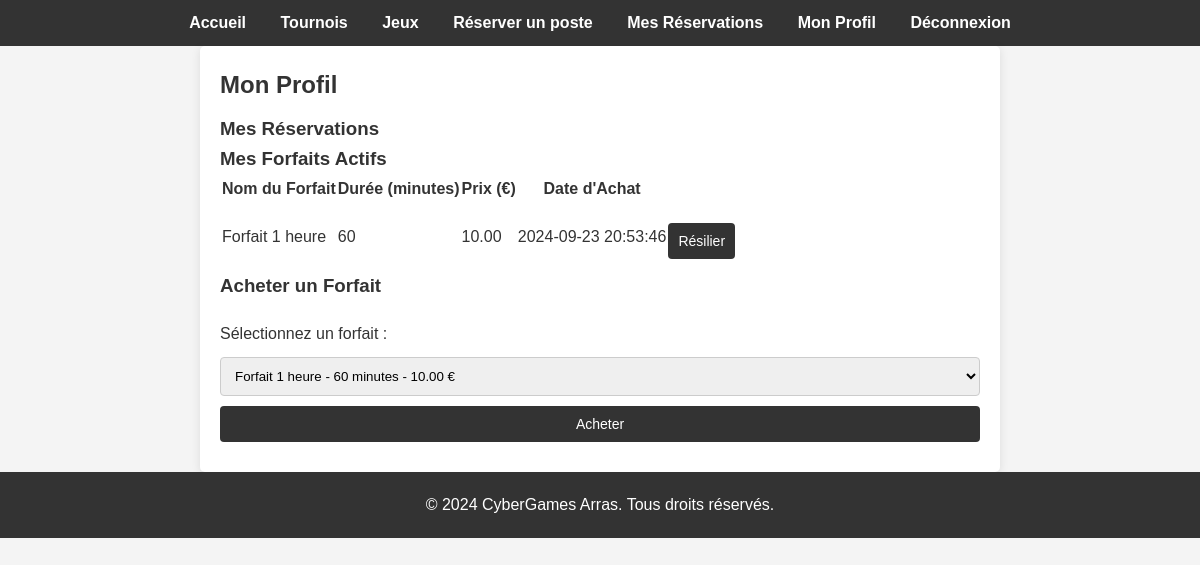
The app's page /index.php?route=profil (signed in) with its own data.
### tables this page shows
CREATE TABLE `achatforfait` (
  `id` int(11) NOT NULL,
  `utilisateur_id` int(11) NOT NULL,
  `forfait_id` int(11) NOT NULL,
  `date_achat` datetime NOT NULL,
  `date_expiration` date DEFAULT NULL,
  `status` enum('actif','expiré') NOT NULL
);

CREATE TABLE `forfait` (
  `id` int(11) NOT NULL,
  `nom` varchar(100) NOT NULL,
  `duree` int(11) NOT NULL,
  `prix` decimal(10,2) NOT NULL
);

### controllers/profil.php (called while the page is built, shortened)
<?php
include $_SERVER['DOCUMENT_ROOT'] . '/cyber/db.php';
$user_id = $_SESSION['user_id'];
$stmt = $pdo->prepare("SELECT f.id, f.nom, f.duree, f.prix, a.date_achat
                       FROM achatforfait a
                       JOIN forfait f ON a.forfait_id = f.id
                       WHERE a.utilisateur_id = ? AND a.status = 'actif'");
$stmt->execute([$user_id]);
$forfaits_actifs = $stmt->fetchAll(PDO::FETCH_ASSOC);
$stmt = $pdo->query("SELECT * FROM forfait");
$forfaits_disponibles = $stmt->fetchAll(PDO::FETCH_ASSOC);
include $_SERVER['DOCUMENT_ROOT'] . '/cyber/views/profil.php';
?>

### views/profil.php (the view, shortened to what this page needs)
<h2>Mon Profil</h2>
<h3>Mes Réservations</h3>
<h3>Mes Forfaits Actifs</h3>
<?php if (count($forfaits_actifs) === 0): ?>
    <p>Aucun forfait actif trouvé.</p>
<?php else: ?>
    <table>
        <thead>
            <tr>
                <th>Nom du Forfait</th>
                <th>Durée (minutes)</th>
                <th>Prix (€)</th>
                <th>Date d'Achat</th>
            </tr>
        </thead>
        <tbody>
            <?php foreach ($forfaits_actifs as $forfait): ?>
                <tr>
                    <td><?= htmlspecialchars($forfait['nom']) ?></td>
                    <td><?= htmlspecialchars($forfait['duree']) ?></td>
                    <td><?= htmlspecialchars($forfait['prix']) ?></td>
                    <td><?= htmlspecialchars($forfait['date_achat']) ?></td>
                    <td>
                        <form method="POST" action="index.php?route=resilier_forfait">
                            <button type="submit" onclick="return confirm('Êtes-vous sûr de vouloir résilier ce forfait ?');">Résilier</button>
                        </form>
                    </td>
                </tr>
            <?php endforeach; ?>
        </tbody>
    </table>
<?php endif; ?>
<h3>Acheter un Forfait</h3>
<form method="POST" action="index.php?route=acheter_forfait">
    <label for="forfait_id">Sélectionnez un forfait :</label>
    <select name="forfait_id" id="forfait_id" required>
        <?php foreach ($forfaits_disponibles as $forfait): ?>
            <option value="<?= $forfait['id'] ?>"><?= htmlspecialchars($forfait['nom']) ?> - <?= htmlspecialchars($forfait['duree']) ?> minutes - <?= htmlspecialchars($forfait['prix']) ?> €</option>
        <?php endforeach; ?>
    </select>
    <button type="submit">Acheter</button>
</form>

### css/style.css (style rules this page uses)
* { margin: 0; padding: 0; box-sizing: border-box; }
body { font-family: Arial, sans-serif; line-height: 1.6; background-color: #f4f4f4; color: #333; }
form { margin-top: 20px; }
form input, form button, form select { display: block; width: 100%; margin: 10px 0; padding: 10px; border: 1px solid #ccc; border-radius: 4px; }
form button { background: #333; color: #fff; border: none; cursor: pointer; }
h1, h2 { margin-bottom: 10px; color: #333; }
h2 { font-size: 1.5em; }
button, .btn { padding: 10px 15px; font-size: 14px; border: none; border-radius: 4px; cursor: pointer; }

### records on screen
achatforfait: forfait.nom "Forfait 1 heure", forfait.duree "60", forfait.prix "10.00", date_achat "2024-09-23 20:53:46"

### other values on screen
form field forfait_id "Forfait 1 heure - 60 minutes - 10.00 €"
